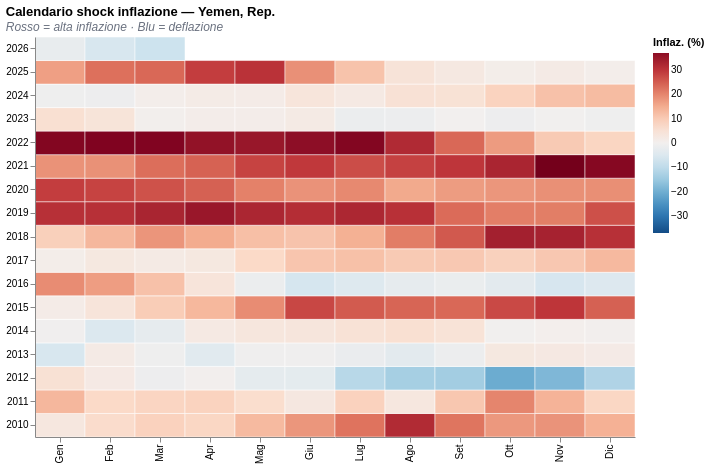

Notebook cell for this chart:
### Code cell
# 2.3 Shock Heatmap (Stagionalità dell'inflazione)
ts_shock = plotter.display_shock_heatmap(iso3="YEM")
display(ts_shock)

### Figure 1 — Vega-Lite specification as saved in the notebook (floating-point values rounded to 4 significant figures; data arrays with more than 128 entries replaced by an {"elided": "..."} marker saying what was removed)
{"config": {"view": {"continuousWidth": 300, "continuousHeight": 300, "stroke": null}}, "data": {"name": "data-5896eff640c0d845ec46eeabd2d6de06"}, "mark": {"type": "rect", "stroke": "#ffffff", "strokeWidth": 0.5}, "encoding": {"color": {"field": "inflaz_media", "legend": {"gradientLength": 180, "tickCount": 7}, "scale": {"domain": [-36.9, 36.9], "reverse": true, "scheme": "redblue"}, "title": "Inflaz. (%)", "type": "quantitative"}, "tooltip": [{"field": "year", "title": "Anno", "type": "ordinal"}, {"field": "mese_label", "title": "Mese", "type": "nominal"}, {"field": "inflaz_media", "format": ".2f", "title": "Inflaz.", "type": "quantitative"}], "x": {"axis": {"labelExpr": "['Gen','Feb','Mar','Apr','Mag','Giu','Lug','Ago','Set','Ott','Nov','Dic'][datum.value-1]"}, "field": "month", "sort": [1, 2, 3, 4, 5, 6, 7, 8, 9, 10, 11, 12], "title": null, "type": "ordinal"}, "y": {"field": "year", "sort": "descending", "title": null, "type": "ordinal"}}, "height": 400, "title": {"text": "Calendario shock inflazione — Yemen, Rep.", "anchor": "start", "subtitle": "Rosso = alta inflazione · Blu = deflazione", "subtitleColor": "#6b7280", "subtitleFontStyle": "italic"}, "width": 600, "$schema": "https://vega.github.io/schema/vega-lite/v6.1.0.json", "datasets": {"data-5896eff640c0d845ec46eeabd2d6de06": {"elided": "195 records"}}}
